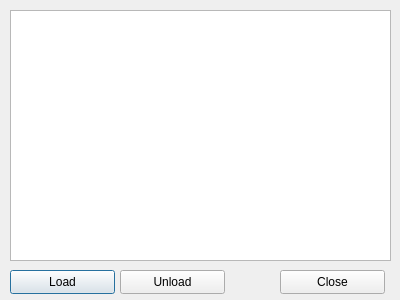
<?xml version="1.0" encoding="UTF-8"?>
<ui version="4.0">
 <class>PluginManager</class>
 <widget class="QDialog" name="PluginManager">
  <property name="geometry">
   <rect>
    <x>0</x>
    <y>0</y>
    <width>400</width>
    <height>300</height>
   </rect>
  </property>
  <property name="sizePolicy">
   <sizepolicy hsizetype="Fixed" vsizetype="Fixed">
    <horstretch>0</horstretch>
    <verstretch>0</verstretch>
   </sizepolicy>
  </property>
  <property name="minimumSize">
   <size>
    <width>400</width>
    <height>300</height>
   </size>
  </property>
  <property name="maximumSize">
   <size>
    <width>400</width>
    <height>300</height>
   </size>
  </property>
  <property name="windowTitle">
   <string>Dialog</string>
  </property>
  <property name="modal">
   <bool>false</bool>
  </property>
  <widget class="QTreeView" name="treeView">
   <property name="geometry">
    <rect>
     <x>10</x>
     <y>10</y>
     <width>381</width>
     <height>251</height>
    </rect>
   </property>
  </widget>
  <widget class="QPushButton" name="loadButton">
   <property name="geometry">
    <rect>
     <x>10</x>
     <y>270</y>
     <width>105</width>
     <height>24</height>
    </rect>
   </property>
   <property name="text">
    <string>Load</string>
   </property>
  </widget>
  <widget class="QPushButton" name="closeButton">
   <property name="geometry">
    <rect>
     <x>280</x>
     <y>270</y>
     <width>105</width>
     <height>24</height>
    </rect>
   </property>
   <property name="text">
    <string>Close</string>
   </property>
  </widget>
  <widget class="QPushButton" name="unloadButton">
   <property name="geometry">
    <rect>
     <x>120</x>
     <y>270</y>
     <width>105</width>
     <height>24</height>
    </rect>
   </property>
   <property name="text">
    <string>Unload</string>
   </property>
  </widget>
 </widget>
 <resources/>
 <connections>
  <connection>
   <sender>closeButton</sender>
   <signal>clicked()</signal>
   <receiver>PluginManager</receiver>
   <slot>close()</slot>
   <hints>
    <hint type="sourcelabel">
     <x>332</x>
     <y>281</y>
    </hint>
    <hint type="destinationlabel">
     <x>199</x>
     <y>149</y>
    </hint>
   </hints>
  </connection>
 </connections>
</ui>
